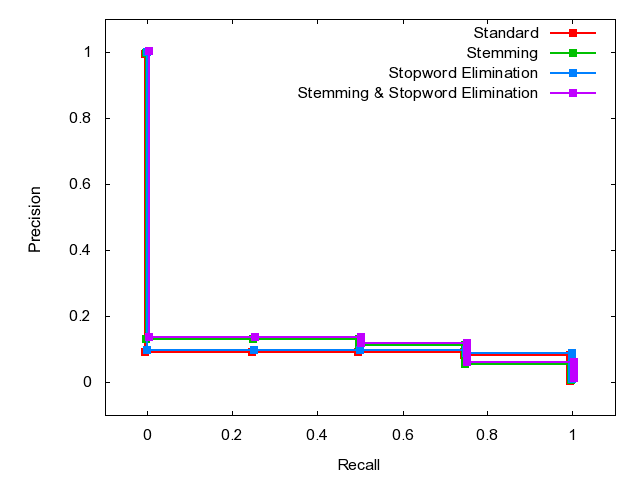

Write the gnuplot code that produced this figure.

	set terminal png
	set output 'Q3.png'
	set ylabel 'Precision'
	set xlabel 'Recall'
	set xrange [-0.1:1.1]
	set yrange [-0.1:1.1]
	plot 'Q3.dat' index 0 using 1:2 w linespoints lw 2 pt 5 title 'Standard', \
'Q3.dat' index 1 using 1:2 w linespoints lw 2 pt 5 title 'Stemming', \
'Q3.dat' index 2 using 1:2 w linespoints lw 2 pt 5 title 'Stopword Elimination', \
'Q3.dat' index 3 using 1:2 w linespoints lw 2 pt 5 title 'Stemming & Stopword Elimination'